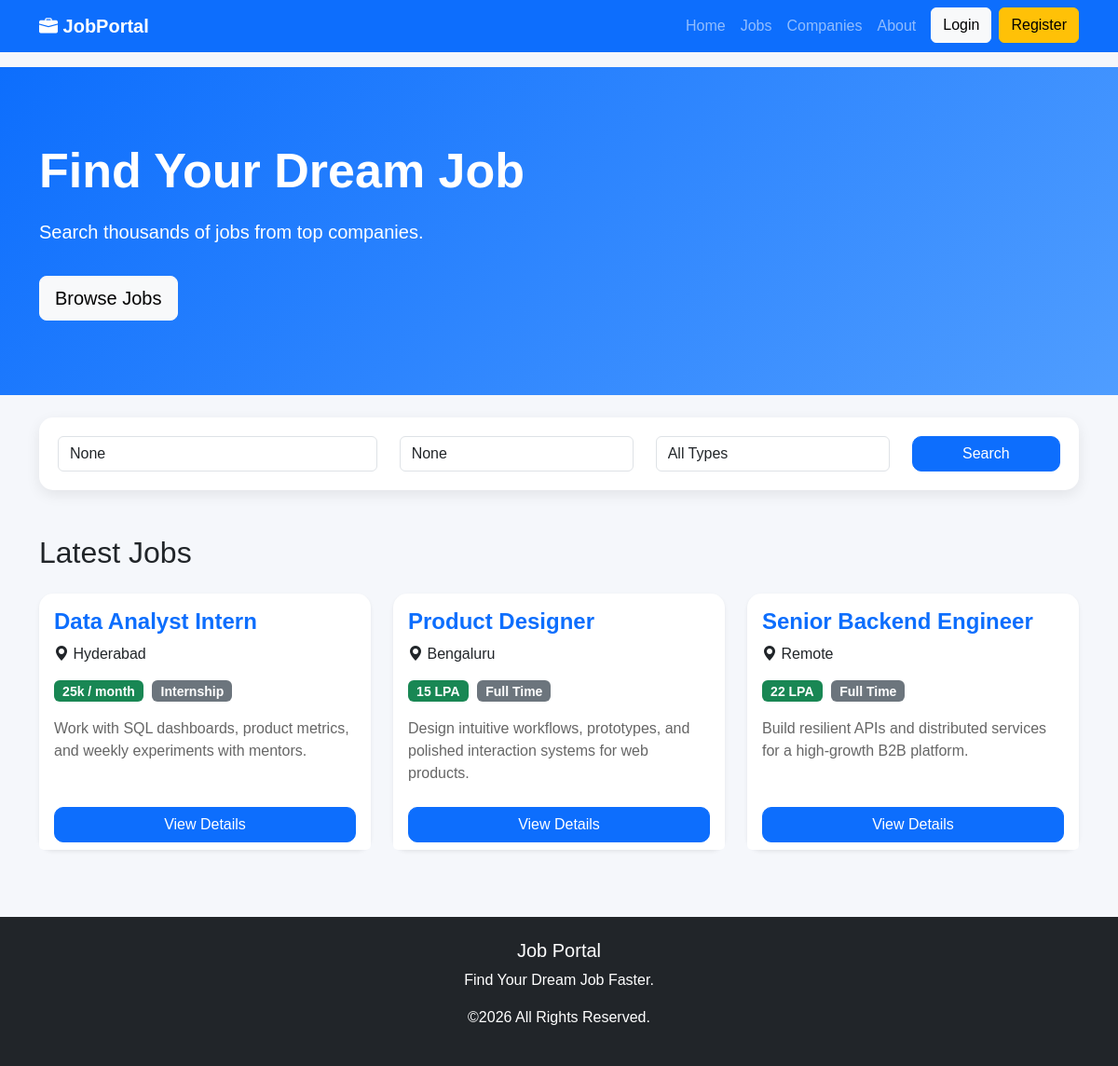
The app's page /, older data.
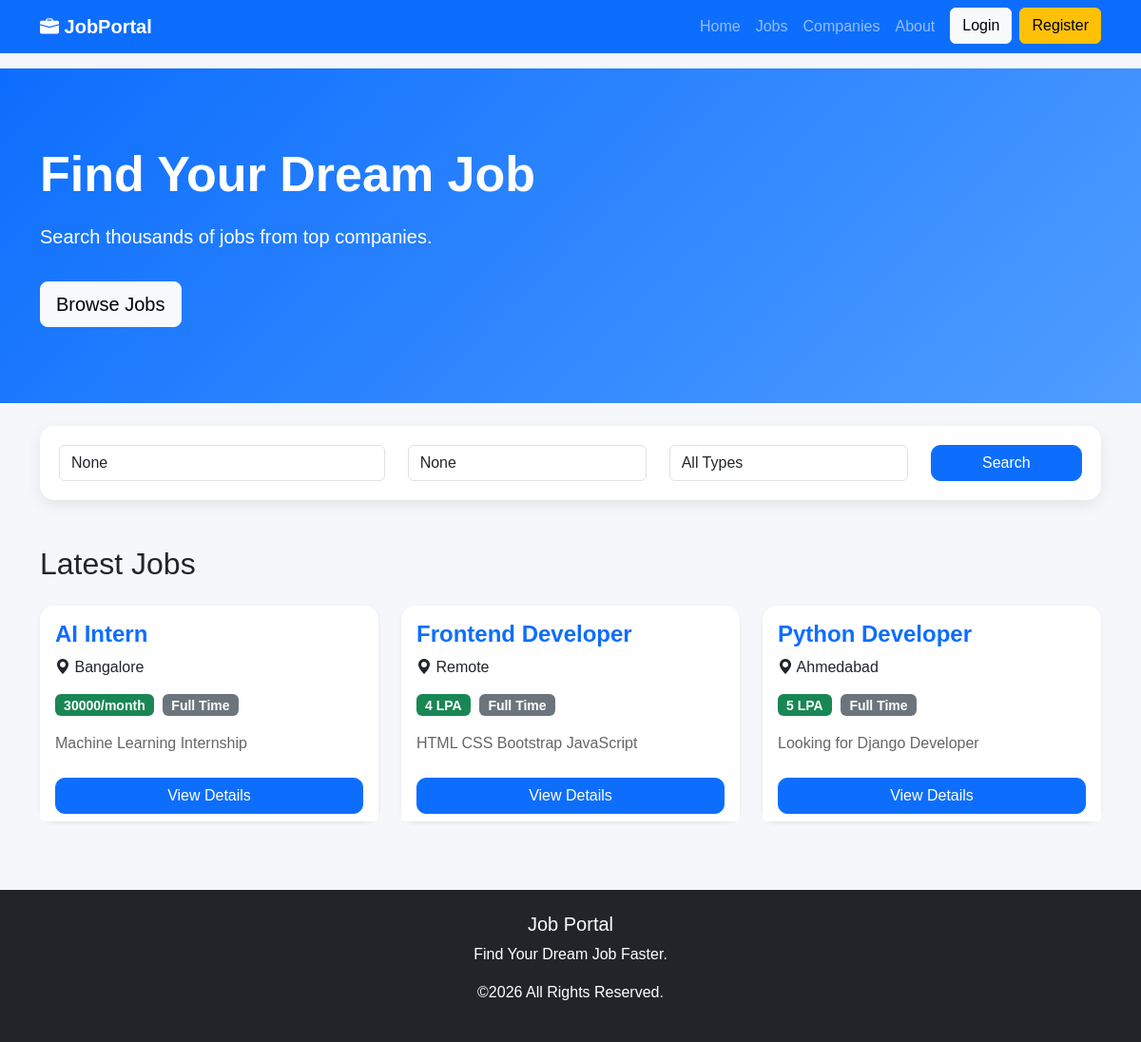
The same page, newer data.
### jobs/models.py (models this page shows, shortened)
class Job(models.Model):
    class EmploymentType(models.TextChoices):
        FULL_TIME = "full_time", "Full Time"
        PART_TIME = "part_time", "Part Time"
        CONTRACT = "contract", "Contract"
        INTERNSHIP = "internship", "Internship"
    title = models.CharField(max_length=200)
    company = models.ForeignKey(Company,on_delete=models.CASCADE)
    location = models.CharField(max_length=200)
    salary = models.CharField(max_length=100)
    description = models.TextField()
    employment_type = models.CharField(
        max_length=20,
        choices=EmploymentType.choices,
        default=EmploymentType.FULL_TIME,
    )
    is_active = models.BooleanField(default=True)
    created_at = models.DateTimeField(auto_now_add=True)
    updated_at = models.DateTimeField(default=timezone.now)
    class Meta:
        ordering = ["-created_at"]

### jobs/views.py (the view)
# urls.py: 2. Add a URL to urlpatterns:  path('', views.home, name='home')
def home(request):
    jobs = Job.objects.filter(is_active=True)
    search = request.GET.get("search")
    location = request.GET.get("location")
    job_type = request.GET.get("type")
    if search:
        jobs = jobs.filter(title__icontains=search)
    if location:
        jobs = jobs.filter(location__icontains=location)
    if job_type:
        jobs = jobs.filter(employment_type=job_type)
    context = {
        "jobs": jobs,
        "search": search,
        "location": location,
        "job_type": job_type,
        "employment_types": Job.EmploymentType.choices,
    }
    return render(request, "jobs/home.html", context)

### templates/jobs/home.html (shortened to what this page needs)
{% extends 'base.html' %}
{% block content %}
<section class="hero">
<div class="container">
<div class="row">
<div class="col-lg-7">
<h1>Find Your Dream Job</h1>
<p>
Search thousands of jobs from top companies.
</p>
<a href="#jobs"
class="btn btn-light btn-lg mt-3">
Browse Jobs
</a>
</div>
</div>
</div>
</section>
<div class="container mt-4">
<form method="GET">
<div class="row">
<div class="col-md-4">
<input
type="text"
name="search"
class="form-control"
placeholder="Search Job..."
value="{{ search }}">
</div>
<div class="col-md-3">
<input
type="text"
name="location"
class="form-control"
placeholder="Location"
value="{{ location }}">
</div>
<div class="col-md-3">
<select
name="type"
class="form-control">
<option value="">All Types</option>
</select>
</div>
<div class="col-md-2">
<button
class="btn btn-primary w-100">
Search
</button>
</div>
</div>
</form>
</div>
<div class="container mt-5"
id="jobs">
<h2 class="mb-4">
Latest Jobs
</h2>
<div class="row">
{% for job in jobs %}
<div class="col-md-4 mb-4">
<div class="card shadow-sm h-100">
    <div class="card-body">
        <h4 class="card-title">
            {{ job.title }}
        </h4>
        <p>
            <i class="bi bi-geo-alt-fill"></i>
            {{ job.location }}
        </p>
        <p>
            <span class="badge bg-success">
                {{ job.salary }}
            </span>
            <span class="badge bg-secondary">
                {{ job.get_employment_type_display }}
            </span>
        </p>
        <p class="card-text">
            {{ job.description|truncatechars:120 }}
        </p>
    </div>
    <div class="card-footer bg-white">
        <a href="{% url 'job_detail' job.id %}"
           class="btn btn-primary w-100">
            View Details
        </a>
    </div>
</div>
</div>
{% empty %}
<div class="alert alert-info">
No Jobs Available
</div>
{% endfor %}
</div>
</div>
{% endblock %}

Row changes from the older to the newer data that the page shows:
removed Job: title "Senior Backend Engineer", location "Remote", salary "22 LPA", employment_type "Full Time", description "Build resilient APIs and distributed services for a high-growth B2B platform."
changed Job: title "Data Analyst Intern" → "AI Intern"; location "Hyderabad" → "Bangalore"; salary "25k / month" → "30000/month"; employment_type "Internship" → "Full Time"; description "Work with SQL dashboards, product metrics, and weekly experiments with mentors." → "Machine Learning Internship"
changed Job: title "Product Designer" → "Frontend Developer"; location "Bengaluru" → "Remote"; salary "15 LPA" → "4 LPA"; description "Design intuitive workflows, prototypes, and polished interaction systems for web products." → "HTML CSS Bootstrap JavaScript"
added Job: title "Python Developer", location "Ahmedabad", salary "5 LPA", employment_type "Full Time", description "Looking for Django Developer"
